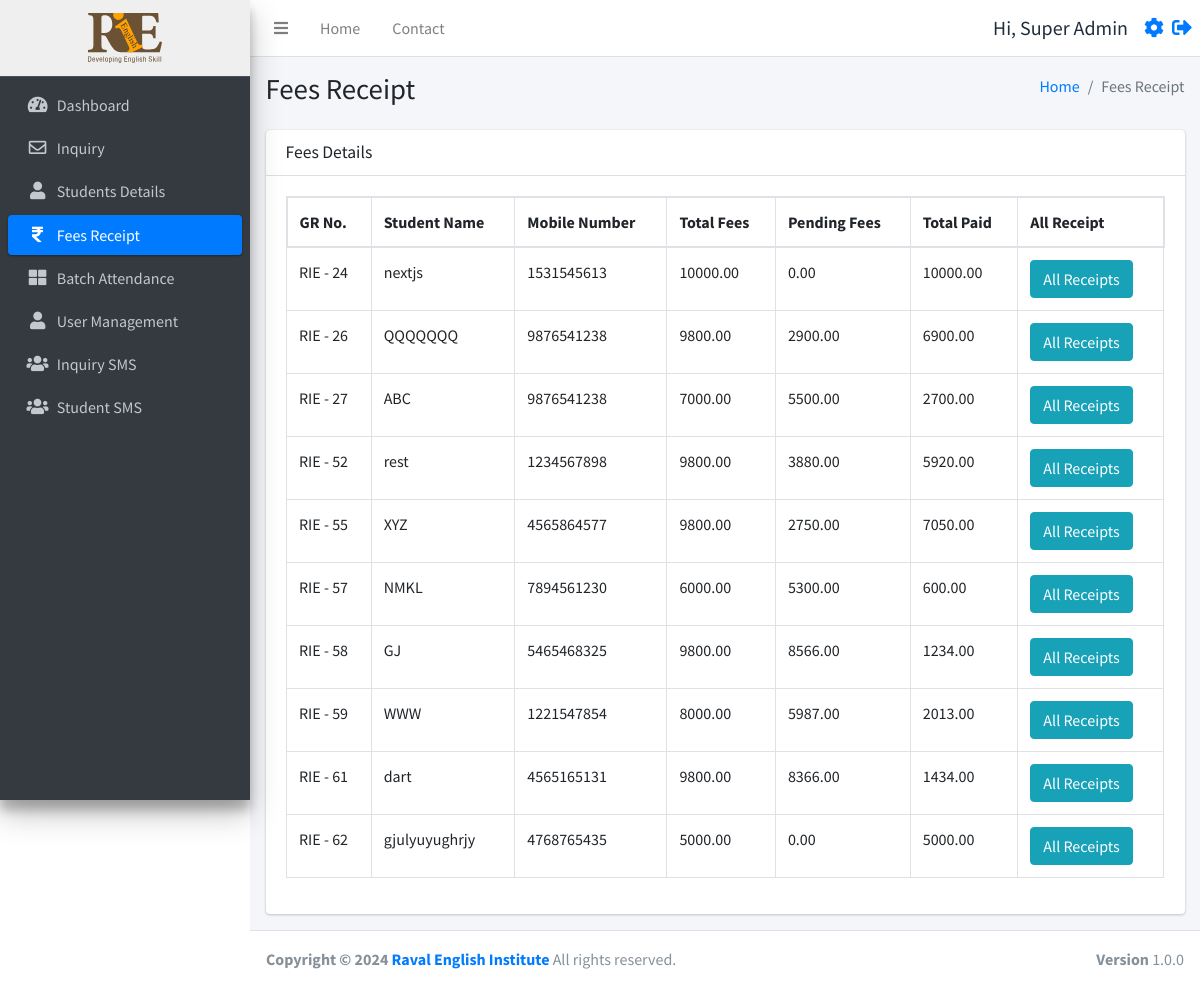
The page /fees.php (signed in) on the database as committed earlier.
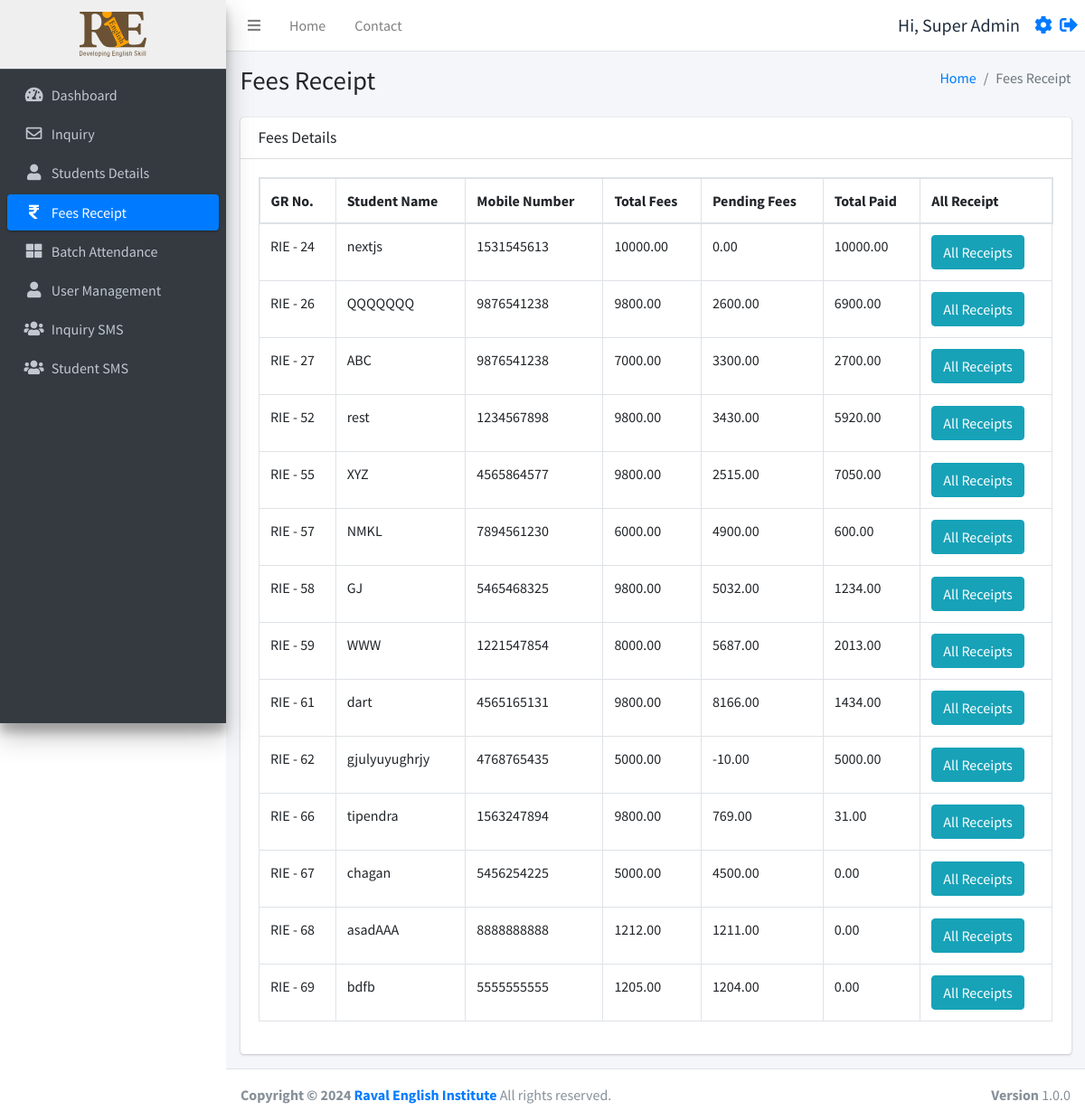
The same page on the database as committed later.
### tables this page shows
CREATE TABLE `users` (
  `id` int(11) NOT NULL,
  `username` varchar(255) NOT NULL,
  `fullname` varchar(255) NOT NULL,
  `email` varchar(255) NOT NULL,
  `mobile` varchar(15) NOT NULL,
  `password` varchar(255) NOT NULL,
  `status` int(11) NOT NULL,
  `created_at` timestamp NOT NULL DEFAULT current_timestamp()
);

CREATE TABLE `studentinfo` (
  `id` int(11) NOT NULL,
  `name` varchar(255) DEFAULT NULL,
  `batch` int(11) DEFAULT NULL,
  `batch_name` varchar(255) DEFAULT NULL,
  `father_name` varchar(255) DEFAULT NULL,
  `mother_name` varchar(255) DEFAULT NULL,
  `dob` date DEFAULT NULL,
  `gender` varchar(50) DEFAULT NULL,
  `mobile_number` varchar(15) DEFAULT NULL,
  `fee_status` int(10) DEFAULT NULL,
  `profession` varchar(100) DEFAULT NULL,
  `address` varchar(255) DEFAULT NULL,
  `admission_time` date DEFAULT NULL,
  `created_at` datetime NOT NULL DEFAULT current_timestamp(),
  `pending_fees` int(10) DEFAULT 0,
  `discount` int(10) NOT NULL,
  `total_fees` int(11) NOT NULL,
  `paid_fees` int(11) NOT NULL,
  `father_number` varchar(50) NOT NULL,
  `home_number` varchar(50) NOT NULL,
  `reference` varchar(200) DEFAULT NULL,
  `father_profession` varchar(200) DEFAULT NULL,
  `workplace_address` varchar(255) DEFAULT NULL,
  `aadharcard_number` varchar(20) DEFAULT NULL,
  `joining_purpose` varchar(255) DEFAULT NULL,
  `extratime_daily` varchar(255) DEFAULT NULL
);

### function.php (called while the page is built, shortened)
<?php
require_once('db.php');
function selectFromTable($tableName, $columns, $whereConditions) {
    global $db;
    try {
        $sql = "SELECT " . implode(', ', $columns) . " FROM $tableName";
        if (!empty($whereConditions)) {
            $sql .= " WHERE " . implode(' AND ', array_map(function ($col) {
                return "$col = :$col";
            }, array_keys($whereConditions)));
        }
        $stmt = $db->prepare($sql);
        foreach ($whereConditions as $col => $value) {
            $stmt->bindValue(":$col", $value);
        }
        $stmt->execute();
        return $stmt->fetchAll(PDO::FETCH_ASSOC);
    } catch (PDOException $e) {
        return false;
    }
}
?>

### fees.php (the view, shortened to what this page needs)
<!DOCTYPE html>
<html lang="en">
<head>
</head>
<?php include ('./header.php');
require_once 'function.php';
$query = "
    SELECT si.id, si.name, si.mobile_number, si.total_fees, si.pending_fees, COALESCE(SUM(r.amount), 0) AS total_paid
    FROM studentinfo si
    LEFT JOIN receipt r ON si.id = r.student_id
    GROUP BY si.id
";
$students = $db->query($query)->fetchAll(PDO::FETCH_ASSOC);
?>
<div class="content-wrapper">
  <div class="content-header">
    <div class="container-fluid">
      <div class="row mb-2">
        <div class="col-sm-6">
          <h1 class="m-0">Fees Receipt</h1>
        </div>
        <div class="col-sm-6">
          <ol class="breadcrumb float-sm-right">
            <li class="breadcrumb-item"><a href="./dashboard.php">Home</a></li>
            <li class="breadcrumb-item active">Fees Receipt</li>
          </ol>
        </div>
      </div>
    </div>
  </div>
  <section class="content">
    <div class="container-fluid">
      <div class="row">
        <div class="col-12">
          <div class="card">
            <div class="card-header">
              <h3 class="card-title">Fees Details</h3>
            </div>
            <div class="card-body">
              <div class="table-responsive">
                <table id="example1" class="table table-bordered">
                  <thead>
                    <tr>
                      <th>GR No.</th>
                      <th>Student Name</th>
                      <th>Mobile Number</th>
                      <th>Total Fees</th>
                      <th>Pending Fees</th>
                      <th>Total Paid</th>
                      <th>All Receipt</th>
                    </tr>
                  </thead>
                  <tbody>
                    <?php foreach ($students as $student): ?>
                    <tr>
                      <td>RIE - <?php echo $student['id']; ?></td>
                      <td><?php echo $student['name']; ?></td>
                      <td><?php echo $student['mobile_number']; ?></td>
                      <td><?php echo $student['total_fees']; ?>.00</td>
                      <td><?php echo $student['pending_fees']; ?>.00</td>
                      <td><?php echo $student['total_paid']; ?></td>
                      <td><a href='javascript:void(0);' onclick='confirmAllReceipts("<?php echo $student['id']; ?>")' class='btn btn-info'>All Receipts</a></td>
                    </tr>
                    <?php endforeach; ?>
                  </tbody>
                </table>
              </div>
            </div>
          </div>
        </div>
      </div>
    </div>
  </section>
</div>
<?php include ('./footer.php'); ?>

### header.php (shortened to what this page needs)
<?php
require_once 'db.php';
require_once ('function.php');
$user = selectFromTable('users', ['*'], ['id' => $_SESSION['user_id']]);
$user = $user[0];
$isFaculty = isset($_SESSION['user_status']) && $_SESSION['user_status'] === 'faculty';
$isAdmin = isset($_SESSION['user_status']) && $_SESSION['user_status'] === 'admin';
?>
<!DOCTYPE html>
<html lang="en">
<head>
  <link rel="stylesheet" href="./plugins/fontawesome-free/css/all.min.css">
  <link rel="stylesheet" href="https://code.ionicframework.com/ionicons/2.0.1/css/ionicons.min.css">
  <link rel="stylesheet" href="./plugins/icheck-bootstrap/icheck-bootstrap.min.css">
  <link rel="stylesheet" href="https://cdn.datatables.net/1.10.19/css/dataTables.bootstrap4.min.css">
  <link rel="stylesheet" href="./asset/css/adminlte.min.css">
  <link rel="stylesheet" href="./asset/css/style.css">
</head>
<body class="hold-transition sidebar-mini layout-fixed">
  <div class="wrapper">
    <nav class="main-header navbar navbar-expand navbar-white navbar-light sticky-top">
      <ul class="navbar-nav">
        <li class="nav-item">
          <a class="nav-link" data-widget="pushmenu" href="#" role="button"><i class="fas fa-bars"></i></a>
        </li>
        <li class="nav-item d-none d-sm-inline-block">
          <a href="./dashboard.php" class="nav-link">Home</a>
        </li>
        <li class="nav-item d-none d-sm-inline-block">
          <a href="#" class="nav-link">Contact</a>
        </li>
      </ul>
      <ul class="navbar-nav ml-auto">
        <li class="nav-item d-flex align-items-center">
          <span class="mr-3" style="font-size:20px;">Hi, <?php echo $user['fullname']; ?></span>
          <a href="./profile.php" style="font-size:20px;" class="d-block mr-2"><i class="fas fa-cog"></i></a>
          <a href="./logout.php" style="font-size:20px;"><i class="fas fa-sign-out-alt"></i></a>
        </li>
      </ul>
    </nav>
    <aside class="main-sidebar sidebar-dark-primary elevation-4">
      <a href="./dashboard.php" class="brand-link" style="text-align:center;background:#efefef;">
        <img src="./asset/img/logo.svg" alt="RIE logo Logo" style="height:50px;">
      </a>
      <div class="sidebar">
        <nav class="mt-2">
          <ul class="nav nav-pills nav-sidebar flex-column" data-widget="treeview" role="menu" data-accordion="false">
            <?php if (!$isFaculty): ?>
              <li class="nav-item">
                <a href="./dashboard.php" class="nav-link
            <?php if (strpos($_SERVER['REQUEST_URI'], 'dashboard.php') !== false) {
              echo "active";
            } ?>">
                  <i class="nav-icon fas fa-tachometer-alt"></i>
                  <p>
                    Dashboard
                  </p>
                </a>
              </li>
              <li class="nav-item">
                <a href="./inquiry.php" class="nav-link
            <?php if (strpos($_SERVER['REQUEST_URI'], 'inquiry.php') !== false) {
              echo "active";
            } ?>">
                  <i class="nav-icon far fa-envelope"></i>
                  <p>
                    Inquiry
                  </p>
                </a>
              <li class="nav-item">
                <a href="./studentsdetails.php" class="nav-link
            <?php if (strpos($_SERVER['REQUEST_URI'], 'studentsdetails.php') !== false) {
              echo "active";
            } ?>">
                  <i class="nav-icon fas fa-user"></i>
                  <p>
                    Students Details
                  </p>
                </a>
              </li>
              <li class="nav-item">
                <a href="./fees.php" class="nav-link
            <?php if (strpos($_SERVER['REQUEST_URI'], 'fees.php') !== false) {
              echo "active";
            } ?>">
                  <i class="nav-icon fas fa-rupee-sign"></i>
                  <p>
                    Fees Receipt
                  </p>
                </a>
              </li>
            <?php endif; ?>
            <li class="nav-item">
              <a href="./batch.php" class="nav-link
            <?php if (strpos($_SERVER['REQUEST_URI'], 'batch.php') !== false) {
              echo "active";
            } ?>">
                <i class="nav-icon fas fa-th-large"></i>
                <p>
                  Batch Attendance
                </p>
              </a>
            </li>
            <?php if (!$isFaculty && !$isAdmin): ?>
              <li class="nav-item">
                <a href="./user_management.php" class="nav-link
            <?php if (strpos($_SERVER['REQUEST_URI'], 'user_management.php') !== false) {
              echo "active";
            } ?>">
                  <i class="nav-icon fas fa-user"></i>
                  <p>
                  User Management
                  </p>
                </a>
              </li>
            <?php endif; ?>
            <?php if (!$isFaculty): ?>
              <li class="nav-item">
                <a href="./inquirysms.php" class="nav-link
            <?php if (strpos($_SERVER['REQUEST_URI'], 'inquirysms.php') !== false) {
              echo "active";
            } ?>">
                  <i class="nav-icon fas fa-users"></i>
                  <p>
                    Inquiry SMS
                  </p>
                </a>
              </li>
              <li class="nav-item">
                <a href="./studentsms.php" class="nav-link
            <?php if (strpos($_SERVER['REQUEST_URI'], 'studentsms.php') !== false) {
              echo "active";
            } ?>">
                  <i class="nav-icon fas fa-users"></i>
                  <p>
                    Student SMS
                  </p>
                </a>
              </li>
            <?php endif; ?>
          </ul>
        </nav>
      </div>
    </aside>

### footer.php (shortened to what this page needs)
</div>
<footer class="main-footer">
    <strong>Copyright &copy; 2024 <a href="https://ravalenglishinstitute.com/" target="_blank">Raval English Institute</a></strong>
    All rights reserved.
    <div class="float-right d-none d-sm-inline-block">
      <b>Version</b> 1.0.0
    </div>
  </footer>
</body>
</html>

### header.php (style rules this page uses)
table thead tr { border: 2px solid #dee2e6 }
table thead { position: sticky; top: 0; background-color: white; }

Rows that differ between the two databases and show on the page:
changed studentinfo "QQQQQQQ": pending_fees "2900" → "2600"
changed studentinfo "ABC": pending_fees "5500" → "3300"
changed studentinfo "rest": pending_fees "3880" → "3430"
changed studentinfo "XYZ": pending_fees "2750" → "2515"
changed studentinfo "NMKL": pending_fees "5300" → "4900"
changed studentinfo "GJ": pending_fees "8566" → "5032"
changed studentinfo "WWW": pending_fees "5987" → "5687"
changed studentinfo "dart": pending_fees "8366" → "8166"
changed studentinfo "gjulyuyughrjy": pending_fees "0" → "-10"
added studentinfo: id "66", name "tipendra", mobile_number "1563247894", total_fees "9800", pending_fees "769", total_paid "31.00"
added studentinfo: id "67", name "chagan", mobile_number "5456254225", total_fees "5000", pending_fees "4500", total_paid "0.00"
added studentinfo: id "68", name "asadAAA", mobile_number "8888888888", total_fees "1212", pending_fees "1211", total_paid "0.00"
added studentinfo: id "69", name "bdfb", mobile_number "5555555555", total_fees "1205", pending_fees "1204", total_paid "0.00"
